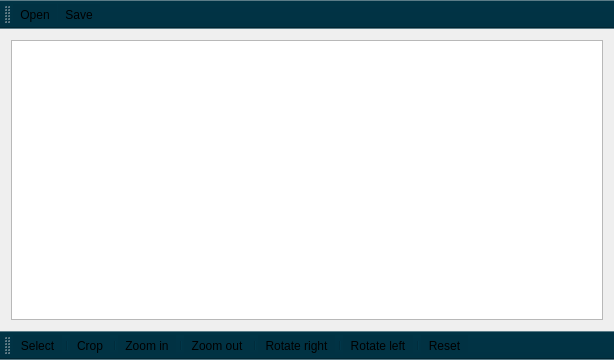
<?xml version="1.0" encoding="UTF-8"?>
<ui version="4.0">
 <class>MainWindow</class>
 <widget class="QMainWindow" name="MainWindow">
  <property name="geometry">
   <rect>
    <x>0</x>
    <y>0</y>
    <width>614</width>
    <height>360</height>
   </rect>
  </property>
  <property name="windowTitle">
   <string>MainWindow</string>
  </property>
  <widget class="QWidget" name="centralWidget">
   <layout class="QGridLayout" name="gridLayout">
    <item row="0" column="0">
     <widget class="QGraphicsView" name="graphicsView"/>
    </item>
   </layout>
  </widget>
  <widget class="QToolBar" name="toolBar">
   <property name="enabled">
    <bool>true</bool>
   </property>
   <property name="windowTitle">
    <string>toolBar</string>
   </property>
   <property name="layoutDirection">
    <enum>Qt::LeftToRight</enum>
   </property>
   <property name="autoFillBackground">
    <bool>false</bool>
   </property>
   <property name="styleSheet">
    <string notr="true">background-color: rgb(1, 50, 67)</string>
   </property>
   <property name="iconSize">
    <size>
     <width>120</width>
     <height>120</height>
    </size>
   </property>
   <property name="toolButtonStyle">
    <enum>Qt::ToolButtonIconOnly</enum>
   </property>
   <property name="floatable">
    <bool>true</bool>
   </property>
   <attribute name="toolBarArea">
    <enum>BottomToolBarArea</enum>
   </attribute>
   <attribute name="toolBarBreak">
    <bool>false</bool>
   </attribute>
   <addaction name="select"/>
   <addaction name="separator"/>
   <addaction name="crop"/>
   <addaction name="separator"/>
   <addaction name="zoomIn"/>
   <addaction name="separator"/>
   <addaction name="zoomOut"/>
   <addaction name="separator"/>
   <addaction name="rotateRight"/>
   <addaction name="separator"/>
   <addaction name="rotateLeft"/>
   <addaction name="separator"/>
   <addaction name="reset"/>
  </widget>
  <widget class="QToolBar" name="galleryBar">
   <property name="windowTitle">
    <string>toolBar_2</string>
   </property>
   <property name="styleSheet">
    <string notr="true">background-color: rgb(1, 50, 67)</string>
   </property>
   <property name="iconSize">
    <size>
     <width>140</width>
     <height>140</height>
    </size>
   </property>
   <property name="toolButtonStyle">
    <enum>Qt::ToolButtonIconOnly</enum>
   </property>
   <attribute name="toolBarArea">
    <enum>TopToolBarArea</enum>
   </attribute>
   <attribute name="toolBarBreak">
    <bool>false</bool>
   </attribute>
   <addaction name="open"/>
   <addaction name="save"/>
  </widget>
  <action name="select">
   <property name="icon">
    <iconset resource="images.qrc">
     <normaloff>:/icons/select.png</normaloff>:/icons/select.png</iconset>
   </property>
   <property name="text">
    <string>Select</string>
   </property>
  </action>
  <action name="crop">
   <property name="icon">
    <iconset resource="images.qrc">
     <normaloff>:/icons/crop.png</normaloff>:/icons/crop.png</iconset>
   </property>
   <property name="text">
    <string>Crop</string>
   </property>
  </action>
  <action name="zoomIn">
   <property name="icon">
    <iconset resource="images.qrc">
     <normaloff>:/icons/zoomIn.png</normaloff>:/icons/zoomIn.png</iconset>
   </property>
   <property name="text">
    <string>Zoom in</string>
   </property>
   <property name="toolTip">
    <string>Zoom in</string>
   </property>
  </action>
  <action name="zoomOut">
   <property name="icon">
    <iconset resource="images.qrc">
     <normaloff>:/icons/zoomOut.png</normaloff>:/icons/zoomOut.png</iconset>
   </property>
   <property name="text">
    <string>Zoom out</string>
   </property>
  </action>
  <action name="rotateRight">
   <property name="icon">
    <iconset resource="images.qrc">
     <normaloff>:/icons/rotateRight.png</normaloff>:/icons/rotateRight.png</iconset>
   </property>
   <property name="text">
    <string>Rotate right</string>
   </property>
  </action>
  <action name="rotateLeft">
   <property name="icon">
    <iconset resource="images.qrc">
     <normaloff>:/icons/rotateLeft.png</normaloff>:/icons/rotateLeft.png</iconset>
   </property>
   <property name="text">
    <string>Rotate left</string>
   </property>
  </action>
  <action name="reset">
   <property name="icon">
    <iconset resource="images.qrc">
     <normaloff>:/icons/reset.png</normaloff>:/icons/reset.png</iconset>
   </property>
   <property name="text">
    <string>Reset</string>
   </property>
  </action>
  <action name="open">
   <property name="icon">
    <iconset resource="images.qrc">
     <normaloff>:/icons/open.png</normaloff>:/icons/open.png</iconset>
   </property>
   <property name="text">
    <string>Open</string>
   </property>
  </action>
  <action name="save">
   <property name="icon">
    <iconset resource="images.qrc">
     <normaloff>:/icons/save.png</normaloff>:/icons/save.png</iconset>
   </property>
   <property name="text">
    <string>Save</string>
   </property>
  </action>
 </widget>
 <layoutdefault spacing="6" margin="11"/>
 <resources>
  <include location="images.qrc"/>
 </resources>
 <connections/>
</ui>
